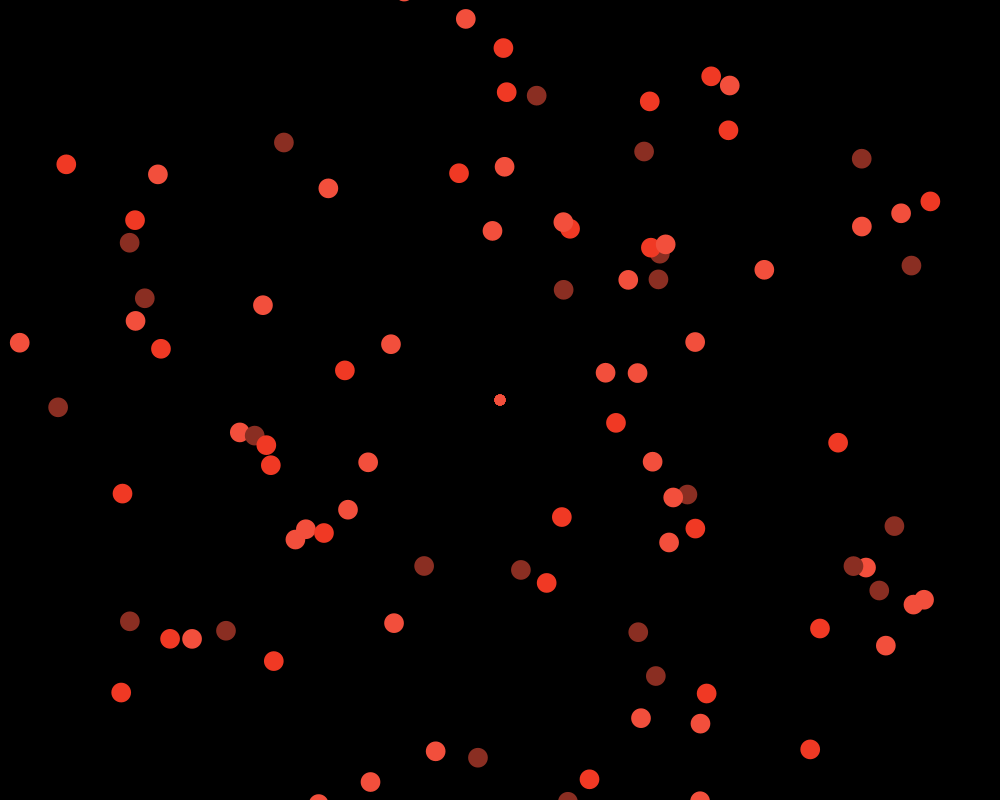
Frame 1 (no input)
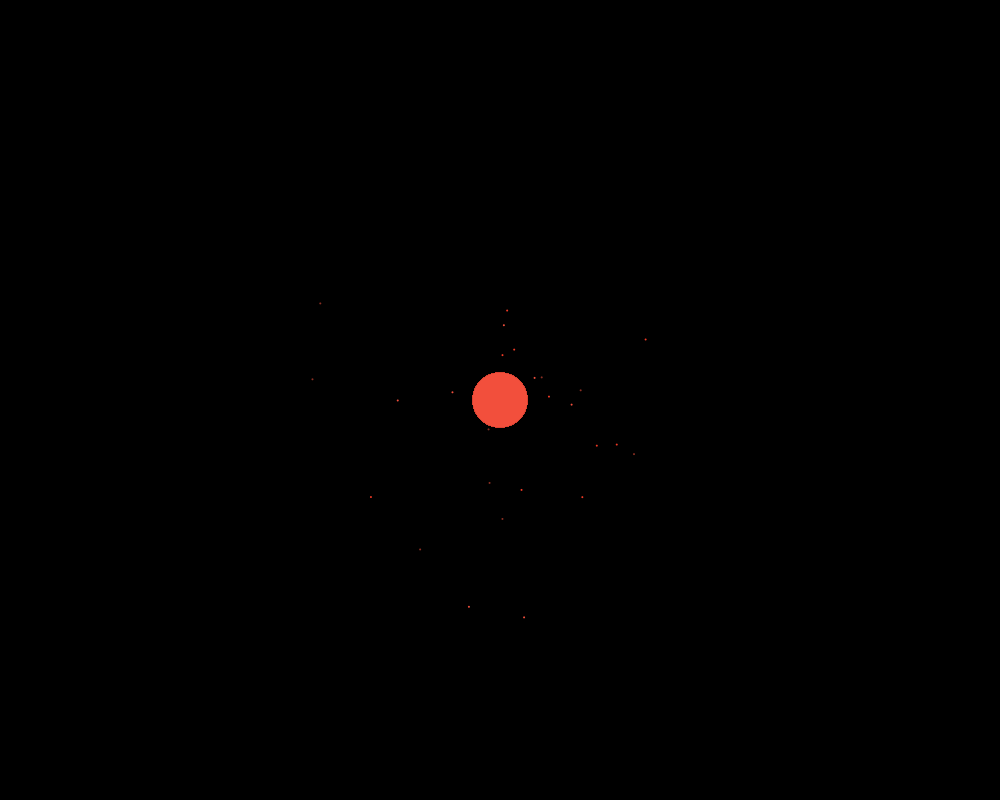
Frame 60 (the mouse pressed at the canvas centre just before this capture)
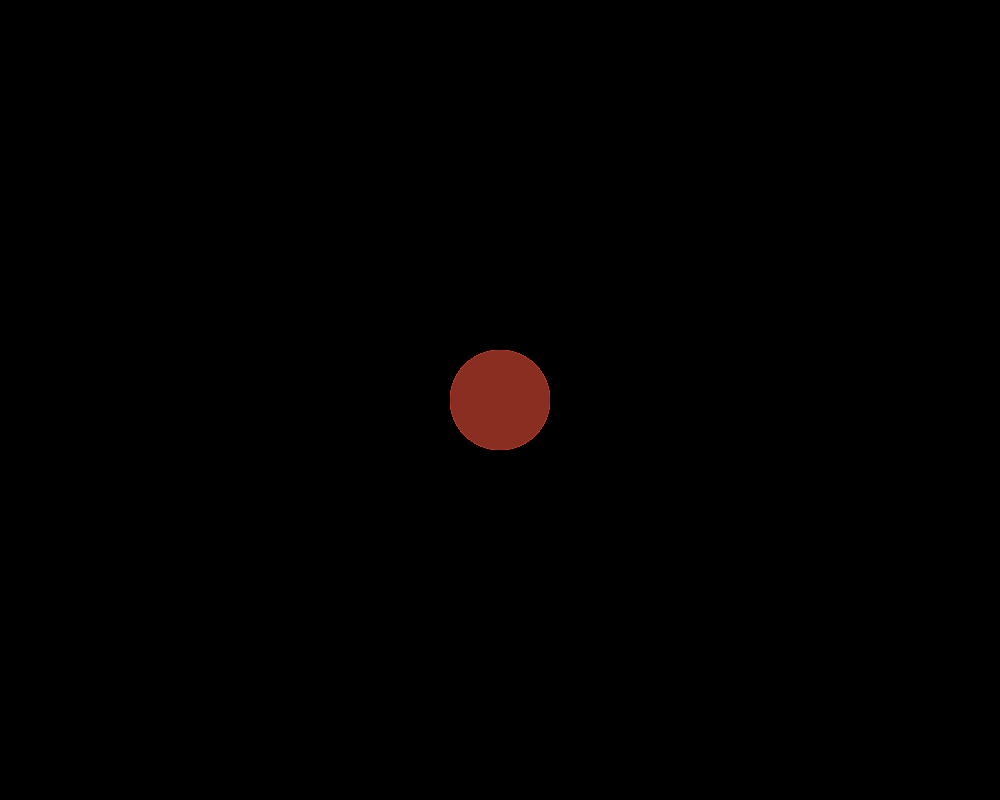
Frame 120 (the mouse held since frame 60 and released just before this capture)

The Processing sketch that drew these frames (run headless with seeded random() and noise(); from frame 60 on, the mouse is pressed at the canvas centre):

// Processing sketch: supernovaPtJ
// ── supernovaPtJ.pde
// Veer Vohra
// Supernova
// Java Ver 1.0

float t = 0;
int numPs = 100;
inParticle[] inPs = new inParticle[numPs];
outParticle[] outPs = new outParticle[numPs];
float cs = 10;
color[] inColours = {#F03924, #F24F3C, #8A2E22, #59211F};
color[] outColours = {#8865F5, #AE6FFF, #6D25B3, #808080};

void setup(){
    size(1000, 800);
    noStroke();
    for (int i = 0; i < numPs; i++){
        inPs[i] = new inParticle();
        outPs[i] = new outParticle();
    }
}
    
void draw(){
    background(0);
    translate(width/2, height/2);
    if (cs <= 125){
        cs += 0.75;
        for (int i = 0; i < numPs; i++){
            inPs[i].move();
            inPs[i].display();
            ellipse(0, 0, cs, cs);
        }
    } else{
      for (int i = 0; i < numPs; i++){
        outPs[i].move();
        outPs[i].display();
      }
    }
}

// ── inParticle.pde
class inParticle{
  
  PVector location, velocity, acceleration, center;
  float diam;
  
  inParticle(){
    float r = random(100, 500);
    float theta = random(0, TWO_PI);
    float x = r * cos(theta);
    float y = r * sin(theta);
    location = new PVector(x, y);
    velocity = new PVector(0, 0);
    center = new PVector(0, 0);
    diam = 20;
  }
  
  void move(){
    diam -= 0.3;
    acceleration = new PVector(0, 0);
    PVector force = PVector.sub(center, location);
    float d = force.mag();
    d = map(d, 0, 500, 1, 20);
    float strength = 50 / (d*d);
    force.setMag(strength);
    velocity.add(force);
    velocity.x = constrain(velocity.x, -10, 10);
    velocity.y = constrain(velocity.y, -10, 10);
    location.add(velocity);
  }
  
  void display(){
    int c = (int) random(0,3);
    fill(color(inColours[c]));
    ellipse(location.x, location.y, diam, diam);
  }
  
}

// ── outParticle.pde
class outParticle{
  
  PVector location, velocity;
  float diam;
  
  outParticle(){
    location = new PVector(0, 0);
    velocity = new PVector(random(-1, 1), random(-1, 1));
    diam = 0;
  }
  
  void move(){
    location.add(velocity);
    velocity.mult(1.1);
    diam += 0.5;
  }
  
  void display(){
    int c = (int) random(0,3);
    fill(color(outColours[c]));
    ellipse(location.x, location.y, diam, diam);
  
  }
  
}
